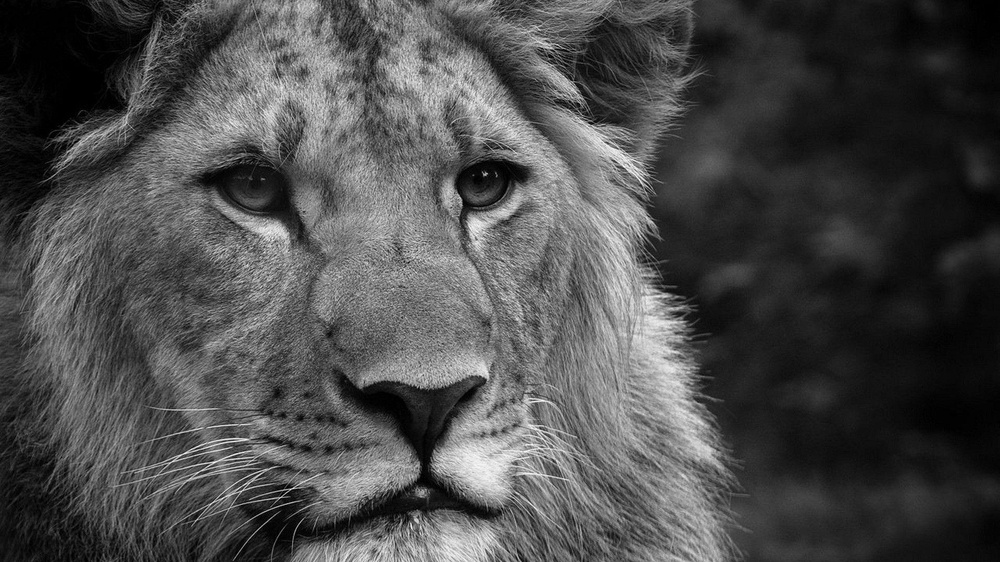
#> input picture 01_klasicne_sifre/assets/secret1.jpg, 1000 x 562 px, shrunk from 1920 x 1080 before the run
$ python otp_enc_img.py assets/secret1.jpg
#> lines starting #> are read from the running program, lines starting #| are printed output that depends on the picture
from PIL import Image
import os
import sys
import random

def generate_random_bytes(length):
    random.seed(0)
    return bytes(random.randint(0, 255) for _ in range(length))

def xor_bytes(byte_str1, byte_str2):
    return bytes(x ^ y for x, y in zip(byte_str1, byte_str2))

# Check if a file path is provided as a command line argument
if len(sys.argv) != 2:
    print("Usage: python script.py <image_path>")
    sys.exit(1)

# Specify the path to the greyscale image
image_path = sys.argv[1]

# Open the image
image = Image.open(image_path)
#> image is the input picture: PIL image 1000x562 RGB; min 0, max 255, mean 75.9

# Convert the image to greyscale
grey_image = image.convert("L")

# Get the image data as bytes
image_bytes = grey_image.tobytes()

# Generate random bytes with the same length as the image data
random_bytes = generate_random_bytes(len(image_bytes))

# XOR the image data with the random bytes
ciphertext_bytes = xor_bytes(image_bytes, random_bytes)

# Save the encrypted image
image_name, _ = os.path.splitext(image_path)
encrypted_image = Image.frombytes("L", image.size, ciphertext_bytes)
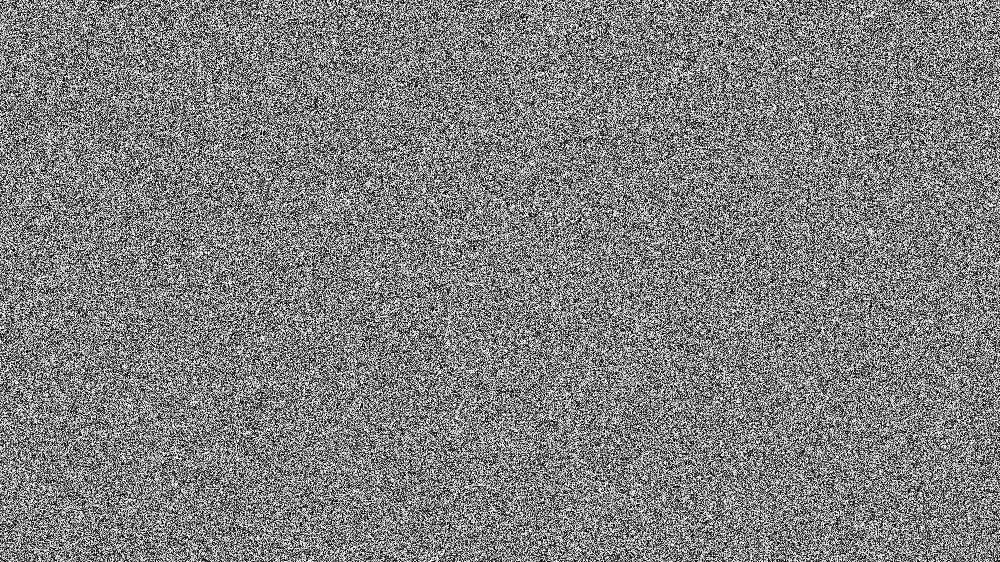
#> encrypted_image: PIL image 1000x562 L; min 0, max 255, mean 127.6
encrypted_image.save(f"{image_name}.enc.png")
